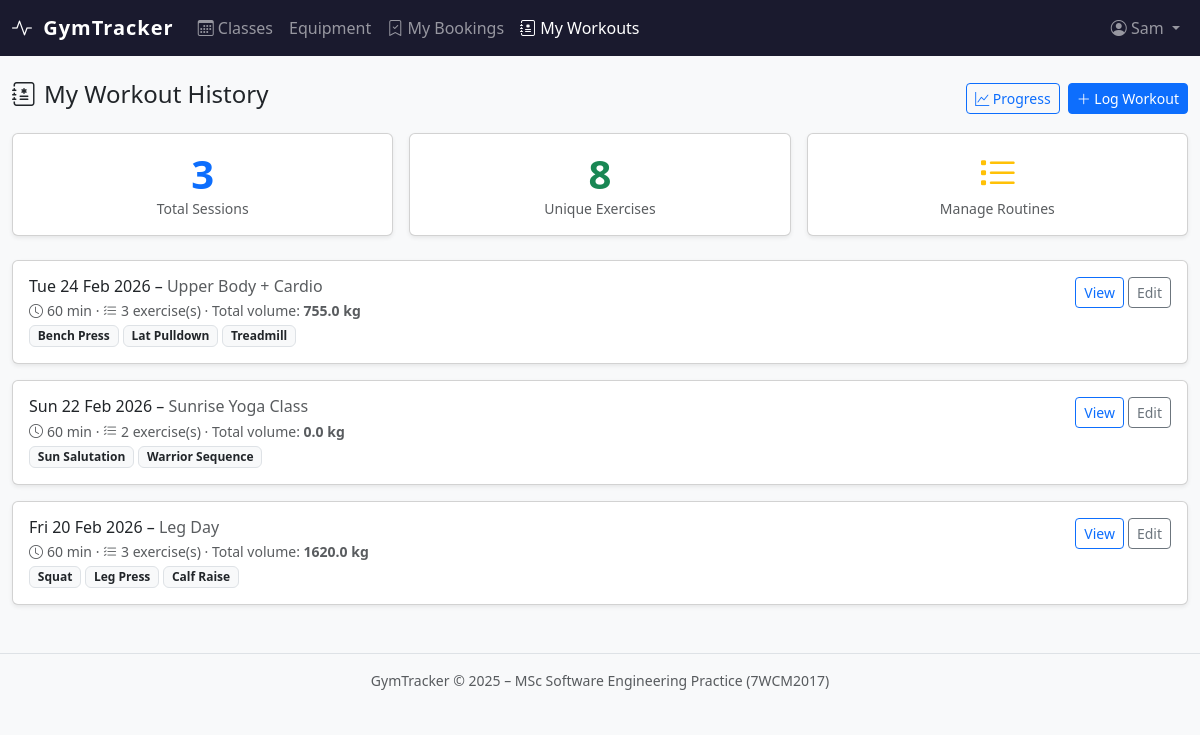
The page /tracker/ (signed in) on the database its author committed.
### accounts/models.py (models this page shows, shortened)
class User(AbstractBaseUser, PermissionsMixin):
    class Role(models.TextChoices):
        MEMBER = 'MEMBER', 'Member'
        ADMIN = 'ADMIN', 'Admin'
    email = models.EmailField(unique=True)
    first_name = models.CharField(max_length=150, blank=True)
    last_name = models.CharField(max_length=150, blank=True)
    role = models.CharField(max_length=10, choices=Role.choices, default=Role.MEMBER)
    is_active = models.BooleanField(default=True)
    is_staff = models.BooleanField(default=False)
    date_joined = models.DateTimeField(default=timezone.now)
    USERNAME_FIELD = 'email'
    REQUIRED_FIELDS = []
    objects = UserManager()
    class Meta:
        verbose_name = 'user'
        verbose_name_plural = 'users'
    @property
    def is_admin_role(self):
        return self.role == self.Role.ADMIN or self.is_staff or self.is_superuser

### tracker/models.py (models this page shows, shortened)
class WorkoutSession(models.Model):
    user = models.ForeignKey(settings.AUTH_USER_MODEL, on_delete=models.CASCADE, related_name='workout_sessions')
    name = models.CharField(max_length=200, blank=True, help_text="Optional label, e.g. 'Leg Day'")
    date = models.DateField()
    start_time = models.TimeField(null=True, blank=True)
    end_time = models.TimeField(null=True, blank=True)
    notes = models.TextField(blank=True)
    routine = models.ForeignKey(
        Routine, on_delete=models.SET_NULL,
        null=True, blank=True,
        related_name='sessions',
        help_text="Optional: link to a routine this session was based on.",
    )
    created_at = models.DateTimeField(auto_now_add=True)
    class Meta:
        ordering = ['-date', '-start_time']
    @property
    def total_volume_kg(self):
        total = 0
        for entry in self.entries.prefetch_related('sets'):
            for s in entry.sets.all():
                total += s.reps * float(s.weight_kg)
        return round(total, 2)
    @property
    def duration_minutes(self):
        if self.start_time and self.end_time:
            from datetime import datetime, date
            start = datetime.combine(date.today(), self.start_time)
            end = datetime.combine(date.today(), self.end_time)
            delta = end - start
            return max(0, int(delta.total_seconds() / 60))
        return None

class WorkoutEntry(models.Model):
    session = models.ForeignKey(WorkoutSession, on_delete=models.CASCADE, related_name='entries')
    exercise_name = models.CharField(max_length=200)
    order = models.PositiveIntegerField(default=0)
    notes = models.CharField(max_length=300, blank=True)
    class Meta:
        ordering = ['order', 'id']

class SetEntry(models.Model):
    entry = models.ForeignKey(WorkoutEntry, on_delete=models.CASCADE, related_name='sets')
    set_number = models.PositiveIntegerField(default=1)
    reps = models.PositiveIntegerField(validators=[MinValueValidator(1)])
    weight_kg = models.DecimalField(
        max_digits=6, decimal_places=2, default=0,
        validators=[MinValueValidator(0)],
    )
    rpe = models.DecimalField(
        max_digits=3, decimal_places=1,
        null=True, blank=True,
        validators=[MinValueValidator(1)],
        help_text="Rate of Perceived Exertion (1–10, optional)",
    )
    is_warmup = models.BooleanField(default=False)
    class Meta:
        ordering = ['set_number']

### tracker/views.py (the view)
# urls.py: path('', views.session_list, name='session_list'),
@login_required
def session_list(request):
    sessions = (
        WorkoutSession.objects
        .filter(user=request.user)
        .prefetch_related('entries__sets')
        .order_by('-date')
    )
    summary = services.get_workout_summary(request.user)
    return render(request, 'tracker/session_list.html', {
        'sessions': sessions,
        'summary': summary,
    })

### tracker/services.py (called while the page is built)
def get_workout_summary(user):
    total_sessions = WorkoutSession.objects.filter(user=user).count()
    exercise_names = (
        WorkoutSession.objects
        .filter(user=user)
        .values_list('entries__exercise_name', flat=True)
        .distinct()
    )
    unique_exercises = len([e for e in exercise_names if e])
    return {
        'total_sessions': total_sessions,
        'unique_exercises': unique_exercises,
    }

### tracker/templates/tracker/session_list.html (shortened to what this page needs)
{% extends "base.html" %}
{% block nav_tracker_active %}active{% endblock %}
{% block content %}
<div class="d-flex justify-content-between align-items-center mb-3">
  <h2 class="h4"><i class="bi bi-journal-medical me-2"></i>My Workout History</h2>
  <div class="d-flex gap-2">
    <a href="{% url 'tracker:progress' %}" class="btn btn-sm btn-outline-primary">
      <i class="bi bi-graph-up"></i> Progress
    </a>
    <a href="{% url 'tracker:session_create' %}" class="btn btn-sm btn-primary">
      <i class="bi bi-plus-lg"></i> Log Workout
    </a>
  </div>
</div>
<div class="row g-3 mb-4">
  <div class="col-sm-4">
    <div class="card shadow-sm text-center py-3">
      <div class="display-6 fw-bold text-primary">{{ summary.total_sessions }}</div>
      <div class="small text-muted">Total Sessions</div>
    </div>
  </div>
  <div class="col-sm-4">
    <div class="card shadow-sm text-center py-3">
      <div class="display-6 fw-bold text-success">{{ summary.unique_exercises }}</div>
      <div class="small text-muted">Unique Exercises</div>
    </div>
  </div>
  <div class="col-sm-4">
    <a href="{% url 'tracker:routine_list' %}" class="card shadow-sm text-decoration-none text-dark text-center py-3 d-block">
      <div class="display-6 fw-bold text-warning"><i class="bi bi-list-task"></i></div>
      <div class="small text-muted">Manage Routines</div>
    </a>
  </div>
</div>
{% if sessions %}
<div class="row g-3">
  {% for session in sessions %}
  <div class="col-12">
    <div class="card shadow-sm">
      <div class="card-body d-flex justify-content-between align-items-start">
        <div>
          <h6 class="mb-1">
            {{ session.date|date:"D d M Y" }}
            {% if session.name %} – <span class="text-muted">{{ session.name }}</span>{% endif %}
          </h6>
          <p class="small text-muted mb-1">
            {% if session.duration_minutes %}
              <i class="bi bi-clock me-1"></i>{{ session.duration_minutes }} min ·
            {% endif %}
            <i class="bi bi-list-check me-1"></i>{{ session.entries.count }} exercise(s)
            · Total volume: <strong>{{ session.total_volume_kg }} kg</strong>
          </p>
          <div class="d-flex flex-wrap gap-1">
            {% for entry in session.entries.all %}
              <span class="badge bg-light text-dark border">{{ entry.exercise_name }}</span>
            {% endfor %}
          </div>
        </div>
        <div class="d-flex gap-1">
          <a href="{% url 'tracker:session_detail' session.pk %}" class="btn btn-sm btn-outline-primary">View</a>
          <a href="{% url 'tracker:session_edit' session.pk %}" class="btn btn-sm btn-outline-secondary">Edit</a>
        </div>
      </div>
    </div>
  </div>
  {% endfor %}
</div>
{% else %}
<div class="alert alert-info mt-3">
  No sessions logged yet. <a href="{% url 'tracker:session_create' %}">Log your first workout</a>!
</div>
{% endif %}
{% endblock %}

### templates/base.html (shortened to what this page needs)
<!DOCTYPE html>
<html lang="en">
<head>
  <link rel="stylesheet" href="https://cdn.jsdelivr.net/npm/bootstrap@5.3.2/dist/css/bootstrap.min.css">
  <link rel="stylesheet" href="https://cdn.jsdelivr.net/npm/bootstrap-icons@1.11.3/font/bootstrap-icons.min.css">
</head>
<body>
<nav class="navbar navbar-expand-lg navbar-dark">
  <div class="container-fluid">
    <a class="navbar-brand text-white" href="{% url 'gym:dashboard' %}">
      <i class="bi bi-activity me-1"></i> GymTracker
    </a>
    <div class="collapse navbar-collapse" id="mainNav">
      <ul class="navbar-nav me-auto">
        {% if user.is_authenticated %}
        <li class="nav-item">
          <a class="nav-link {% block nav_classes_active %}{% endblock %}" href="{% url 'gym:class_list' %}">
            <i class="bi bi-calendar3"></i> Classes
          </a>
        </li>
        <li class="nav-item">
          <a class="nav-link {% block nav_equip_active %}{% endblock %}" href="{% url 'gym:equipment_list' %}">
             Equipment
          </a>
        </li>
        <li class="nav-item">
          <a class="nav-link {% block nav_bookings_active %}{% endblock %}" href="{% url 'bookings:my_bookings' %}">
            <i class="bi bi-bookmark-check"></i> My Bookings
          </a>
        </li>
        <li class="nav-item">
          <a class="nav-link {% block nav_tracker_active %}{% endblock %}" href="{% url 'tracker:session_list' %}">
            <i class="bi bi-journal-medical"></i> My Workouts
          </a>
        </li>
        {% endif %}
      </ul>
      <ul class="navbar-nav ms-auto">
        {% if user.is_authenticated %}
          <li class="nav-item dropdown">
            <a class="nav-link dropdown-toggle" href="#" data-bs-toggle="dropdown">
              <i class="bi bi-person-circle"></i> {{ user.first_name|default:user.email }}
            </a>
          </li>
        {% else %}
          <li class="nav-item"><a class="nav-link" href="{% url 'accounts:login' %}">Log in</a></li>
          <li class="nav-item"><a class="nav-link btn btn-outline-light btn-sm px-3 ms-2" href="{% url 'accounts:register' %}">Register</a></li>
        {% endif %}
      </ul>
    </div>
  </div>
</nav>
<main class="container-fluid py-4">
  {% block content %}{% endblock %}
</main>
<footer class="text-center text-muted py-3 border-top mt-4 small">
  GymTracker &copy; 2025 – MSc Software Engineering Practice (7WCM2017)
</footer>
</body>
</html>

### templates/base.html (style rules this page uses)
:root { --gt-primary: #0d6efd; --gt-dark: #1a1a2e; }
body { background: #f8f9fa; }
.navbar { background: var(--gt-dark) !important; }
.navbar-brand { font-weight: 700; letter-spacing: 0.05em; }

### rows shown on the page
User: first_name "Sam"
WorkoutSession: date "Tue 24 Feb 2026", name "Upper Body + Cardio", duration_minutes "60", entries.count "3", total_volume_kg "755.0"
WorkoutEntry: exercise_name "Bench Press"
WorkoutEntry: exercise_name "Lat Pulldown"
WorkoutEntry: exercise_name "Treadmill"
WorkoutSession: date "Sun 22 Feb 2026", name "Sunrise Yoga Class", duration_minutes "60", entries.count "2", total_volume_kg "0.0"
WorkoutEntry: exercise_name "Sun Salutation"
WorkoutEntry: exercise_name "Warrior Sequence"
WorkoutSession: date "Fri 20 Feb 2026", name "Leg Day", duration_minutes "60", entries.count "3", total_volume_kg "1620.0"
WorkoutEntry: exercise_name "Squat"
WorkoutEntry: exercise_name "Leg Press"
WorkoutEntry: exercise_name "Calf Raise"

### other values the page prints
{{ summary.total_sessions }} "3"
{{ summary.unique_exercises }} "8"
